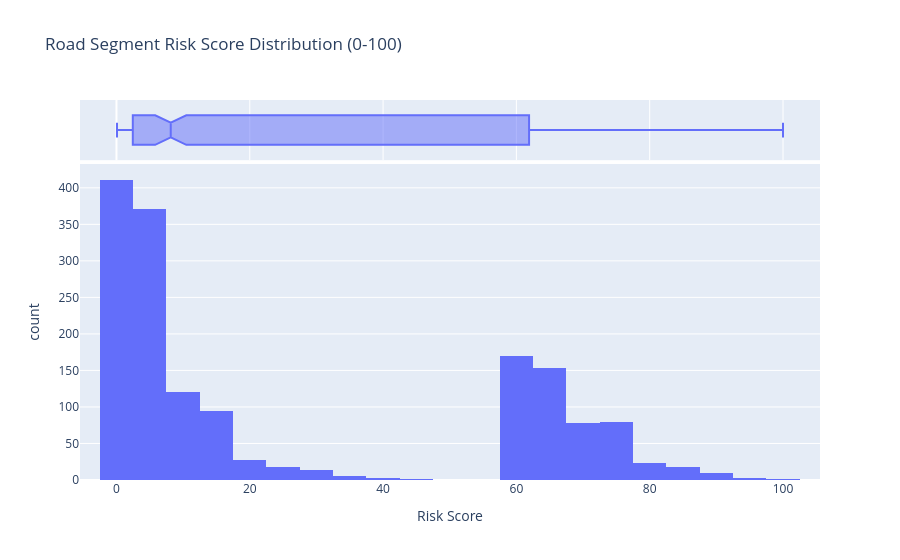

Write notebook code for a chart like this one.
### Markdown cell above
## Create Risk Score (Demo Scoring Model)

### Code cell
# Create a simple risk scoring model
# Higher score = higher priority for monitoring/investment

gdf['risk_score'] = 0.0

# Factor 1: Longer roads are more critical (normalized)
length_norm = (gdf['length_km'] - gdf['length_km'].min()) / (gdf['length_km'].max() - gdf['length_km'].min())
gdf['risk_score'] += length_norm * 0.3

# Factor 2: High complexity = harder to maintain/monitor
complexity_norm = (gdf['curve_complexity'] - gdf['curve_complexity'].min()) / (gdf['curve_complexity'].max() - gdf['curve_complexity'].min())
gdf['risk_score'] += complexity_norm * 0.2

# Factor 3: TEN-T corridors are more critical
gdf['risk_score'] += gdf['is_tent'] * 0.4

# Normalize to 0-100
gdf['risk_score'] = gdf['risk_score'] / gdf['risk_score'].max() * 100

print('Risk Score Distribution:')
print(gdf['risk_score'].describe().round(2))

# Visualize
fig = px.histogram(
    gdf,
    x='risk_score',
    nbins=30,
    title='Road Segment Risk Score Distribution (0-100)',
    labels={'risk_score': 'Risk Score'},
    marginal='box'
)
fig.show()

### Figure 1 — Plotly figure (JSON) as saved in the notebook; plotly's stock layout.template omitted (floating-point values rounded to 4 significant figures; data arrays with more than 128 entries replaced by an {"elided": "..."} marker saying what was removed)
{"data": [{"alignmentgroup": "True", "bingroup": "x", "hovertemplate": "Risk Score=%{x}<br>count=%{y}<extra></extra>", "legendgroup": "", "marker": {"color": "#636efa", "pattern": {"shape": ""}}, "name": "", "nbinsx": 30, "offsetgroup": "", "orientation": "v", "showlegend": false, "type": "histogram", "x": {"elided": "1602 float values"}, "xaxis": "x", "yaxis": "y"}, {"alignmentgroup": "True", "hovertemplate": "Risk Score=%{x}<extra></extra>", "legendgroup": "", "marker": {"color": "#636efa"}, "name": "", "notched": true, "offsetgroup": "", "showlegend": false, "type": "box", "x": {"elided": "1602 float values"}, "xaxis": "x2", "yaxis": "y2"}], "layout": {"barmode": "relative", "legend": {"tracegroupgap": 0}, "title": {"text": "Road Segment Risk Score Distribution (0-100)"}, "xaxis": {"anchor": "y", "domain": [0, 1], "title": {"text": "Risk Score"}}, "xaxis2": {"anchor": "y2", "domain": [0, 1], "matches": "x", "showgrid": true, "showticklabels": false}, "yaxis": {"anchor": "x", "domain": [0, 0.8316], "title": {"text": "count"}}, "yaxis2": {"anchor": "x2", "domain": [0.8416, 1], "matches": "y2", "showgrid": false, "showline": false, "showticklabels": false, "ticks": ""}}}
